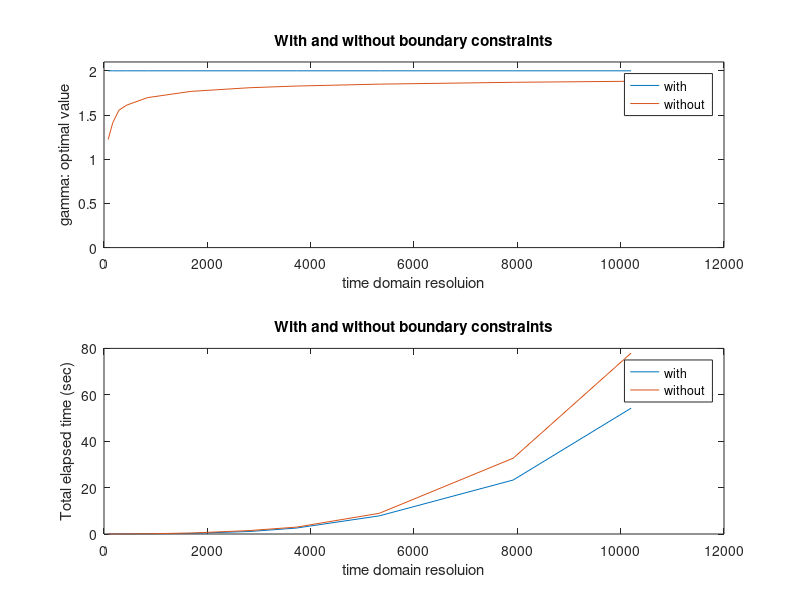

This chart was generated by the following MATLAB code:
% this script Demonstrates that the effect of boundry constraint vs absent
% of boundary constraints in l_1 ball problem

% 2D
t_d_pix = [81, 169, 289, 441, 841,1681, 2809, 3721, 5329, 7921, 10201]; % number of time domain pixels
f_d_pix = [25, 49, 81, 121, 225, 441, 729, 961, 1369, 2025, 2601]; % number of frequency domain pixels
B_s     = [2, 3, 4, 5, 7, 10, 13, 15, 18, 22, 25]; % size of the big box in positive orthant

gamma_with_b_cstr      = [2, 2, 2, 2, 2, 2, 2, 2, 1.999988, 1.999952, 1.999944]; % deviation of function from known solution
run_t_with_b_cstr      = [0.002304, 0.00599,0.012924, 0.024959, 0.088715, 0.278362, 1.06796,2.55366, 7.82088, 23.2763, 54.226]; % run time
n_iter_with_b_cstr     = [14, 16, 17, 20, 24, 20, 22, 23, 25, 24, 25, 29]; % number of iterations
        
gamma_without_b_cstr   = [1.223769, 1.411633, 1.554924, 1.612544, 1.696604, 1.767272, 1.808557, 1.827749, 1.849357, 1.870113, 1.881830]; % deviation of Fourier transform from known solution
run_t_without_b_cstr   = [0.003392, 0.006935, 0.019609, 0.032193, 0.094746, 0.415089,1.47442, 2.95817, 8.92191, 32.6927, 77.955]; % run time
n_iter_without_b_cstr  = [17, 16, 22, 22, 22, 25, 26, 26, 28, 27,28, 28]; % number of iterations


        
subplot(2,1,1)        
plot(t_d_pix, gamma_with_b_cstr, t_d_pix, gamma_without_b_cstr)
xlabel('time domain resoluion'); ylabel('gamma: optimal value')
ylim([0, 2.1])
title('With and without boundary constraints')
legend('with', 'without')
subplot(2,1,2)        
plot(t_d_pix, run_t_with_b_cstr, t_d_pix, run_t_without_b_cstr)
xlabel('time domain resoluion'); ylabel('Total elapsed time (sec)')
title('With and without boundary constraints')
legend('with', 'without')


% 3D l1_ball
B_s     = [2, 3, 4, 5, 7, 8, 9, 10, 11]; % size of the big box in positive orthant
t_d_pix = (B_s*2+1).^3; % number of time domain pixels
f_d_pix = (B_s*4+1).^3; % number of frequency domain pixels

gamma_with_b_cstr      = [5.382723, 5.116974, 5.790693, 5.849230, 5.852954, 5.923571, 5.944663]; % deviation of function from known solution
run_t_with_b_cstr      = [0.014943, 0.088022, 0.335273, 1.56235, 46.4335, 417.418, 3522.37]; % run time
n_iter_with_b_cstr     = [17, 26, 27, 28, 41, 42, 46]; % number of iterations
        
gamma_without_b_cstr   = [2.543722, 3.415254, 3.931161, 4.672146, 4.747294, 5.004120, 5.166415]; % deviation of Fourier transform from known solution
run_t_without_b_cstr   = [0.024077, 0.109706, 0.566731, 2.87545, 49.413, 641.448, 4193.19]; % run time
n_iter_without_b_cstr  = [20, 23, 28, 33, 35, 38, 42]; % number of iterations
        
